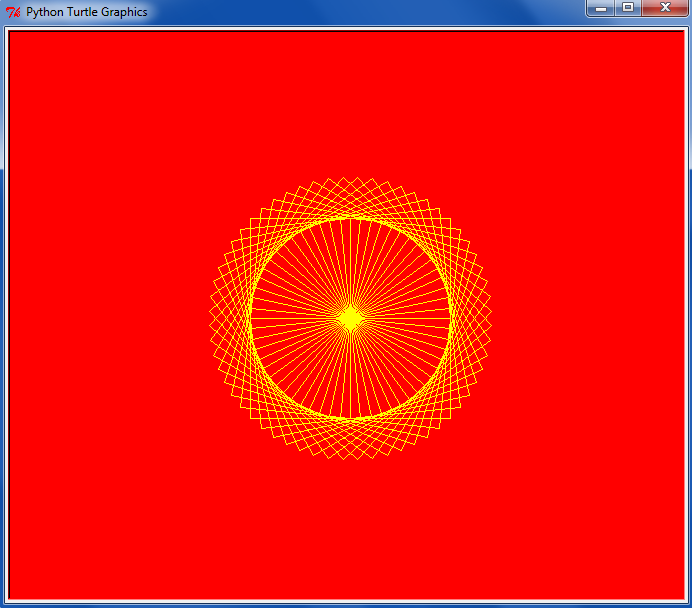

Source code (Python):
import turtle

def draw_square():
    for i in range (0,4):
        fika.forward(100)
        fika.right(90)

def draw_circle(no_of_circle):
    angle = (360/float(no_of_circle))
    for j in range (0, no_of_circle):
        draw_square()
        fika.left(angle)
        
fika = turtle.Turtle()
fika.speed(15)
fika.color("yellow")
background = turtle.Screen()
background.bgcolor("red")

draw_circle(60)
background.exitonclick()
